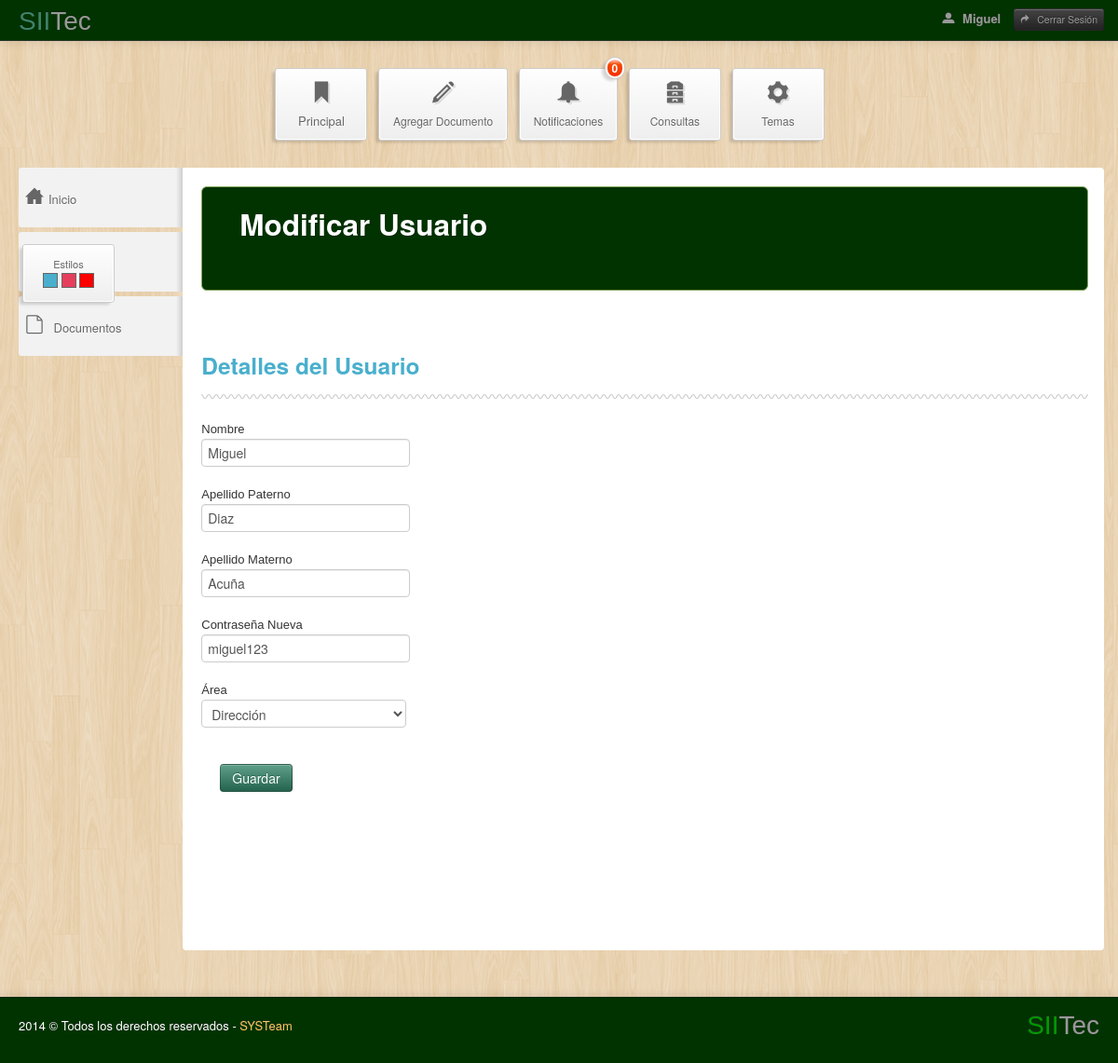
The app's page /Sitio/administrador/modificarUsuarios.php?id=1 (signed in) with its own data.
### tables this page shows
CREATE TABLE IF NOT EXISTS `Usuario` (
  `idUsuario` int(11) NOT NULL AUTO_INCREMENT,
  `nombreUsuario` varchar(45) NOT NULL,
  `apellidoPat` varchar(45) NOT NULL,
  `apellidoMat` varchar(45) NOT NULL,
  `contrasena` varchar(45) NOT NULL,
  `area` varchar(45) NOT NULL,
  `preguntaSeguridad` varchar(80) NOT NULL,
  `respuesta` varchar(50) NOT NULL,
  `pass` varchar(45) NOT NULL,
  PRIMARY KEY (`idUsuario`)
);

### Sitio/administrador/modificarUsuarios.php (the view, shortened to what this page needs)
<?php
	require_once("conexion.php");
	$recibido = ($_GET['id']);
	$consulta1="SELECT * from Usuario where idUsuario="."'".$recibido."'";
	$res=mysql_query($consulta1,$con);
	$valor1='Dirección';
	if($_SESSION["nombresesion"])
	{
		$auxi=0;
				while($row = @mysql_fetch_array($res))
				{
						if($valor1==$row['area'])
						{
							$check1="selected";
						}
?>
<!DOCTYPE html>
<html lang="en">
    <head>
    <link href="css/molle.css" rel="stylesheet" type="text/css" />
    <link href="css/bootstrap.css" rel="stylesheet" />
    <link rel="stylesheet" href="css/icon-style.css" />
    <link href="css/bootstrap-responsive.css" rel="stylesheet" />
    <link href="css/radmin.css" rel="stylesheet" id="main-stylesheet" />
    <link href="css/radmin-responsive.css" rel="stylesheet" />
    <link rel="stylesheet" type="text/css" href="css/radmin-plugins.css" />
    </head>
    <body id="body-sample-pages">
<div class="navbar navbar-inverse navbar-static-top">
      <div class="navbar-inner black-gradient">
    <div class="container-fluid"> <a class="brand" href="Principal.php"> <span class="rad">SII</span>Tec </a>
          <div class="nav-collapse collapse">
        <p class="navbar-text pull-right"> <a id="user-popover" href="Principal.php" class="navbar-link user-info"> <i class="radmin-icon radmin-user"></i>
          <hi>
<?php
	echo($_SESSION['nombresesion']);
?>
            </span></hi>
          </a> <a href="salir.php" class="btn btn-mini btn-inverse navbar-link logout"> <i class="radmin-icon radmin-redo"></i> Cerrar Sesión </a> </p>
        <form class="navbar-search pull-right" />
      </div>
        </div>
  </div>
    </div>
<div class="row-fluid">
      <div class="span12">&nbsp;</div>
    </div>
<div class="row-fluid hidden-phone hidden-tablet">
      <div class="span12 top-stats">
    <ul class="top-nav-boxes">
          <li class="first"> <a href="#"> <i class="radmin-bookmark"></i>Principal</a> </li>
          <li> <a href="AgregarDocumento.php"> <i class="radmin-pencil"></i> <span>Agregar Documento</span> </a> </li>
          <li>
        <div class="notifications-wrapper">
              <div class="notifications"> <strong><?php echo $auxi; ?></strong> </div>
            </div>
        <a href="Principal.php"> <i class="radmin-bell"></i> <span>Notificaciones</span> </a> </li>
          <li> <a href="ConsultasdeDocumentos.php"> <i class="radmin-cabinet"></i> <span>Consultas </span> </a> </li>
          <li id="color-switcher-control"> <a href="#"> <i class="radmin-cog"></i> <span>Temas</span> </a> </li>
        </ul>
    <div class="notifications-wrapper">
          <div class="color-switcher" id="color-switcher" style="display:none"> <small>Estilos</small> <br />
        <span class="default color-switcher-color"></span> <span class="pink color-switcher-color"></span> <span class="green color-switcher-color"></span> </div>
        </div>
  </div>
    </div>
<div class="container-fluid main-container">
      <div class="row-fluid">
    <div class="span12">
          <div class="sidebar-nav">
        <ul class="nav nav-stacked left-menu">
              <li id="navigation-index"> <a href="Principal.php"> <span class="box"> <i class="radmin-icon radmin-home"></i></span>Inicio </a></li>
              <li id="navigation-calendario"><a class="accordion-toggle" data-toggle="collapse" data-parent="#navigation-sample-pages" href="#collapse1"> <span class="box"> <i class="radmin-icon radmin-user"></i></span>Usuarios</a>
          </li>
              <li class="accordion" id="navigation-components"><a class="accordion-toggle" data-toggle="collapse" data-parent="navigation-components" href="#collapse2"> <span class="box"> <i class="radmin-icon radmin-file"></i> </span> <span class="hidden-tablet hidden-phone">Documentos</span></a>
          </li>
            </ul>
      </div>
          <div class="container-fluid content-wrapper">
        <div class="row-fluid">
              <div class="span12">
            <div class="hero-unit non-index">
                  <h2>Modificar Usuario</h2>
                </div>
          </div>
            </div>
        <div class="row-fluid">
              <div class="span12"></div>
            </div>
        <class class="row-fluid">
        <div class="span12">
              <h3 class="title">Detalles del Usuario</h3>
              <div class="squiggly-border"></div>
              <form class="form-horizonta invoice-form"  action="modificaUsuario.php?id=<?php echo $recibido ?> " method="post" autocomplete="on"/>
              <fieldset>
            <div class="control-group">Nombre
                  <div class="controls">
                <input id="cajaNombre" class="input-large" type="text" name="cajaNombre" value="<?php echo $row ['nombreUsuario']; ?>" />
              </div>
                </div>
            <div class="control-group"><span class="control-label">Apellido Paterno</span>
                  <div class="controls">
                <input id="cajaApellidoPat" class="input-large" type="text" name="cajaApellidoPat"  value="<?php echo $row ['apellidoPat']; ?>"/>
              </div>
                </div>
            <div class="control-group"><span class="control-label">Apellido Materno</span>
                  <div class="controls">
                <input id="cajaApellidoMat" class="input-large" type="text" name="cajaApellidoMat" value="<?php echo $row ['apellidoMat']; ?>" />
              </div>
                </div>
            <div class="control-group"><span class="control-label">Contraseña Nueva</span>
                  <div class="controls">
                <input id="cajaContrasena" class="input-large" type="text" name="cajaContrasena" value="<?php echo $row ['pass']; ?>" />
              </div>
                </div>
            <div class="control-group"><span class="control-label">Área</span>
                  <div class="controls">
                <select id="comboArea" name="comboArea" >
                      <option value="Dirección" id="1"  <?php echo $check1;?>> Dirección
                  <option value="Académica" id="2"  <?php echo $check2;?>> Académica
                </select>
              </div>
                </div>
            <div class="form-actions pull-left">
                  <input class="btn btn-info" type="submit" value="Guardar" />
                </div>
          </fieldset>
            </div>
      </div>
        </div>
  </div>
    </div>
<?php
	}?>
<footer class="black-gradient"> <a class="brand pull-right" href="Principal.php"> <span class="rad">SII</span>Tec </a>
      <div class="square-turtle pull-left">
    <p> 2014 &copy; Todos los derechos reservados - <a href="http://www.itszas.edu.mx/" target="_blank">SYSTeam</a> </p>
  </div>
    </footer>
</body>
</html>
<?php
}
else
{
	echo("<script type='text/javascript'>
	alert('No existe ninguna sesion abierta, favor de AUTENTIFICARSE');
	window.location='index.html';</script>");
}
?>

### Sitio/administrador/css/molle.css (style rules this page uses)
#body-sample-pages .container-fluid.main-container .row-fluid .span12 .container-fluid.content-wrapper .row-fluid .span12 fieldset .control-group .control-label { font-family: Verdana, Geneva, sans-serif; }
#body-sample-pages .container-fluid.main-container .row-fluid .span12 .container-fluid.content-wrapper .row-fluid .span12 fieldset .control-group { font-family: Verdana, Geneva, sans-serif; }
#body-sample-pages .black-gradient .brand.pull-right .rad { font-family: Verdana, Geneva, sans-serif; }
#body-sample-pages .black-gradient .brand.pull-right .rad { font-family: Verdana, Geneva, sans-serif; color: #090; }
#body-sample-pages .black-gradient .brand.pull-right { font-family: Verdana, Geneva, sans-serif; }

### Sitio/administrador/css/radmin-responsive.css (style rules this page uses)
@media (min-width: 980px) and (max-width: 1200px) { div.container-fluid.content-wrapper { padding-right: 17px; } }
@media (min-width: 980px) and (max-width: 1200px) { ul.top-nav-boxes li a, div.color-switcher { min-width: 67px; } }
@media (min-width: 980px) and (max-width: 1200px) { ul.left-menu li { font-size: 13px; padding: 10px 5px 10px 7px; } }
@media (min-width: 980px) and (max-width: 1200px) { ul.left-menu li span.box { padding-right: 5px; } }
@media (min-width: 980px) and (max-width: 1200px) { ul.top-nav-boxes li i { font-size: 23px; } }

### Sitio/administrador/modificarUsuarios.php (style rules this page uses)
#body-sample-pages .navbar.navbar-inverse.navbar-static-top .navbar-inner.black-gradient .container-fluid .brand .rad { font-family: Verdana, Geneva, sans-serif; }
#body-sample-pages .navbar.navbar-inverse.navbar-static-top .navbar-inner.black-gradient .container-fluid .brand { font-family: Verdana, Geneva, sans-serif; }
#body-sample-pages .black-gradient .brand.pull-right .rad { font-family: Verdana, Geneva, sans-serif; }
#body-sample-pages .black-gradient .brand.pull-right { font-family: Verdana, Geneva, sans-serif; }

### records on screen
usuario: cajaNombre "Miguel", cajaApellidoPat "Diaz", cajaApellidoMat "Acuña", cajaContrasena "miguel123"
